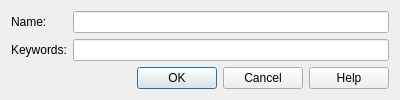
<?xml version="1.0" encoding="UTF-8"?>
<ui version="4.0">
 <class>swCategoryDialog</class>
 <widget class="QDialog" name="swCategoryDialog">
  <property name="whatsThis">
   <string>&lt;p&gt;&lt;b&gt;Part Category&lt;/b&gt;&lt;/p&gt;&lt;p&gt;Name a category and enter the expression used to find its parts in the library. Both fields are required. Choose OK to return the category changes to Preferences, then choose OK in Preferences to keep them. Cancel discards edits in this dialog.&lt;/p&gt;&lt;p&gt;&lt;b&gt;Keyword Syntax&lt;/b&gt;&lt;/p&gt;&lt;p&gt;Expressions match text in library part descriptions, ignoring case.&lt;/p&gt;&lt;ul&gt;&lt;li&gt;&lt;tt&gt;Brick&lt;/tt&gt;: match this text anywhere in the description.&lt;/li&gt;&lt;li&gt;&lt;tt&gt;^Brick&lt;/tt&gt;: match Brick as a whole word.&lt;/li&gt;&lt;li&gt;&lt;tt&gt;%Brick&lt;/tt&gt;: match Brick at the beginning of the description.&lt;/li&gt;&lt;li&gt;&lt;tt&gt;^%Brick&lt;/tt&gt;: require both a whole word and the beginning of the description.&lt;/li&gt;&lt;li&gt;&lt;tt&gt;A | B&lt;/tt&gt;: match either expression.&lt;/li&gt;&lt;li&gt;&lt;tt&gt;A &amp;amp; B&lt;/tt&gt;: match both expressions.&lt;/li&gt;&lt;li&gt;&lt;tt&gt;!A&lt;/tt&gt;: exclude descriptions matching A.&lt;/li&gt;&lt;li&gt;&lt;tt&gt;(A | B)&lt;/tt&gt;: group expressions.&lt;/li&gt;&lt;/ul&gt;&lt;p&gt;Put spaces around &lt;tt&gt;|&lt;/tt&gt; and &lt;tt&gt;&amp;amp;&lt;/tt&gt;. Use parentheses when combining operators.&lt;/p&gt;&lt;p&gt;&lt;b&gt;Examples&lt;/b&gt;&lt;/p&gt;&lt;p&gt;&lt;tt&gt;^%Brick | ^%Plate&lt;/tt&gt; matches descriptions beginning with the word Brick or Plate.&lt;br&gt;&lt;tt&gt;(^%Brick | ^%Plate) &amp;amp; !Pattern&lt;/tt&gt; also excludes descriptions containing Pattern.&lt;/p&gt;&lt;p&gt;Use the language of the library descriptions for search terms; do not translate the syntax symbols.&lt;/p&gt;</string>
  </property>
  <property name="geometry">
   <rect>
    <x>0</x>
    <y>0</y>
    <width>400</width>
    <height>95</height>
   </rect>
  </property>
  <property name="windowTitle">
   <string>Category</string>
  </property>
  <layout class="QVBoxLayout" name="verticalLayout">
   <item>
    <layout class="QFormLayout" name="formLayout">
     <item row="0" column="0">
      <widget class="QLabel" name="label">
       <property name="toolTip">
        <string>Enter the category name shown in the part browser.</string>
       </property>
       <property name="text">
        <string>Name:</string>
       </property>
       <property name="buddy">
        <cstring>name</cstring>
       </property>
      </widget>
     </item>
     <item row="0" column="1">
      <widget class="QLineEdit" name="name">
       <property name="toolTip">
        <string>Enter the category name shown in the part browser.</string>
       </property>
      </widget>
     </item>
     <item row="1" column="0">
      <widget class="QLabel" name="label_2">
       <property name="toolTip">
        <string>Enter an expression that matches part descriptions.</string>
       </property>
       <property name="whatsThis">
        <string>&lt;p&gt;&lt;b&gt;Keyword Syntax&lt;/b&gt;&lt;/p&gt;&lt;p&gt;Expressions match text in library part descriptions, ignoring case.&lt;/p&gt;&lt;ul&gt;&lt;li&gt;&lt;tt&gt;Brick&lt;/tt&gt;: match this text anywhere in the description.&lt;/li&gt;&lt;li&gt;&lt;tt&gt;^Brick&lt;/tt&gt;: match Brick as a whole word.&lt;/li&gt;&lt;li&gt;&lt;tt&gt;%Brick&lt;/tt&gt;: match Brick at the beginning of the description.&lt;/li&gt;&lt;li&gt;&lt;tt&gt;^%Brick&lt;/tt&gt;: require both a whole word and the beginning of the description.&lt;/li&gt;&lt;li&gt;&lt;tt&gt;A | B&lt;/tt&gt;: match either expression.&lt;/li&gt;&lt;li&gt;&lt;tt&gt;A &amp;amp; B&lt;/tt&gt;: match both expressions.&lt;/li&gt;&lt;li&gt;&lt;tt&gt;!A&lt;/tt&gt;: exclude descriptions matching A.&lt;/li&gt;&lt;li&gt;&lt;tt&gt;(A | B)&lt;/tt&gt;: group expressions.&lt;/li&gt;&lt;/ul&gt;&lt;p&gt;Put spaces around &lt;tt&gt;|&lt;/tt&gt; and &lt;tt&gt;&amp;amp;&lt;/tt&gt;. Use parentheses when combining operators.&lt;/p&gt;&lt;p&gt;&lt;b&gt;Examples&lt;/b&gt;&lt;/p&gt;&lt;p&gt;&lt;tt&gt;^%Brick | ^%Plate&lt;/tt&gt; matches descriptions beginning with the word Brick or Plate.&lt;br&gt;&lt;tt&gt;(^%Brick | ^%Plate) &amp;amp; !Pattern&lt;/tt&gt; also excludes descriptions containing Pattern.&lt;/p&gt;&lt;p&gt;Use the language of the library descriptions for search terms; do not translate the syntax symbols.&lt;/p&gt;</string>
       </property>
       <property name="text">
        <string>Keywords:</string>
       </property>
       <property name="buddy">
        <cstring>keywords</cstring>
       </property>
      </widget>
     </item>
     <item row="1" column="1">
      <widget class="QLineEdit" name="keywords">
       <property name="toolTip">
        <string>Enter an expression that matches part descriptions.</string>
       </property>
       <property name="whatsThis">
        <string>&lt;p&gt;&lt;b&gt;Keyword Syntax&lt;/b&gt;&lt;/p&gt;&lt;p&gt;Expressions match text in library part descriptions, ignoring case.&lt;/p&gt;&lt;ul&gt;&lt;li&gt;&lt;tt&gt;Brick&lt;/tt&gt;: match this text anywhere in the description.&lt;/li&gt;&lt;li&gt;&lt;tt&gt;^Brick&lt;/tt&gt;: match Brick as a whole word.&lt;/li&gt;&lt;li&gt;&lt;tt&gt;%Brick&lt;/tt&gt;: match Brick at the beginning of the description.&lt;/li&gt;&lt;li&gt;&lt;tt&gt;^%Brick&lt;/tt&gt;: require both a whole word and the beginning of the description.&lt;/li&gt;&lt;li&gt;&lt;tt&gt;A | B&lt;/tt&gt;: match either expression.&lt;/li&gt;&lt;li&gt;&lt;tt&gt;A &amp;amp; B&lt;/tt&gt;: match both expressions.&lt;/li&gt;&lt;li&gt;&lt;tt&gt;!A&lt;/tt&gt;: exclude descriptions matching A.&lt;/li&gt;&lt;li&gt;&lt;tt&gt;(A | B)&lt;/tt&gt;: group expressions.&lt;/li&gt;&lt;/ul&gt;&lt;p&gt;Put spaces around &lt;tt&gt;|&lt;/tt&gt; and &lt;tt&gt;&amp;amp;&lt;/tt&gt;. Use parentheses when combining operators.&lt;/p&gt;&lt;p&gt;&lt;b&gt;Examples&lt;/b&gt;&lt;/p&gt;&lt;p&gt;&lt;tt&gt;^%Brick | ^%Plate&lt;/tt&gt; matches descriptions beginning with the word Brick or Plate.&lt;br&gt;&lt;tt&gt;(^%Brick | ^%Plate) &amp;amp; !Pattern&lt;/tt&gt; also excludes descriptions containing Pattern.&lt;/p&gt;&lt;p&gt;Use the language of the library descriptions for search terms; do not translate the syntax symbols.&lt;/p&gt;</string>
       </property>
      </widget>
     </item>
    </layout>
   </item>
   <item>
    <widget class="QDialogButtonBox" name="buttonBox">
     <property name="orientation">
      <enum>Qt::Horizontal</enum>
     </property>
     <property name="standardButtons">
      <set>QDialogButtonBox::Cancel|QDialogButtonBox::Help|QDialogButtonBox::Ok</set>
     </property>
    </widget>
   </item>
  </layout>
 </widget>
 <resources/>
 <connections>
  <connection>
   <sender>buttonBox</sender>
   <signal>accepted()</signal>
   <receiver>swCategoryDialog</receiver>
   <slot>accept()</slot>
   <hints>
    <hint type="sourcelabel">
     <x>222</x>
     <y>88</y>
    </hint>
    <hint type="destinationlabel">
     <x>157</x>
     <y>102</y>
    </hint>
   </hints>
  </connection>
  <connection>
   <sender>buttonBox</sender>
   <signal>rejected()</signal>
   <receiver>swCategoryDialog</receiver>
   <slot>reject()</slot>
   <hints>
    <hint type="sourcelabel">
     <x>290</x>
     <y>94</y>
    </hint>
    <hint type="destinationlabel">
     <x>286</x>
     <y>102</y>
    </hint>
   </hints>
  </connection>
 </connections>
</ui>
